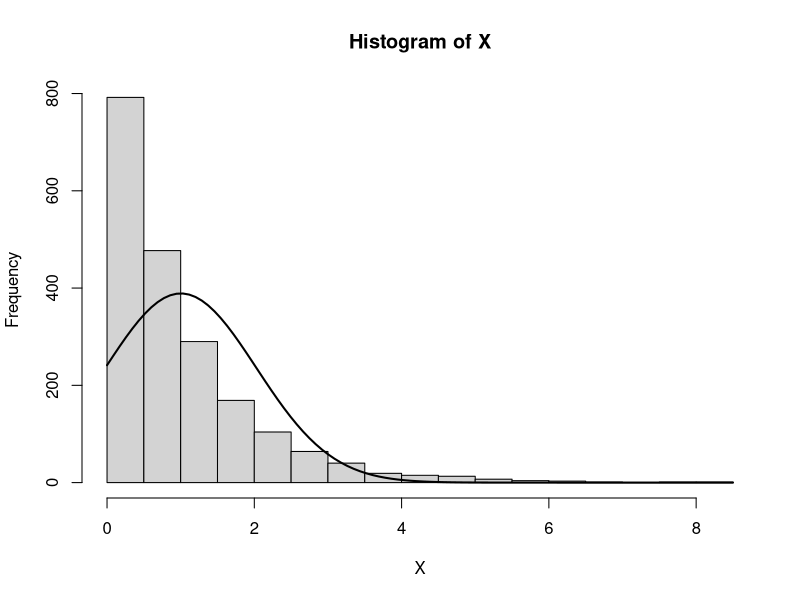
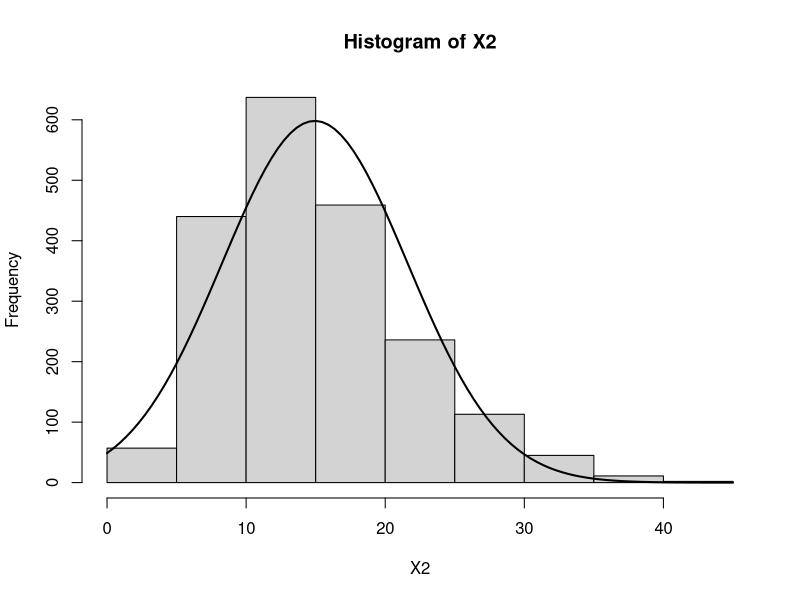

R code for these plots, in order:
num.samples <- 2000
U <- runif(num.samples)
lambda <- 1
X <- -log(1-U)/lambda #sample
h <- hist(X)
xlines <- seq (min(h$breaks), max(h$breaks), length.out = 100)
ylines <- dnorm(xlines, mean = mean(X), sd=sd(X))
ylines <- ylines * diff(h$mids[1:2]*length(X))
lines(xlines, ylines, lwd=2)
ks.test(X, "pexp")

X2 <- rgamma(num.samples, shape=5, scale = 3)
h2 <- hist(X2)
xlines <- seq (min(h2$breaks), max(h2$breaks), length.out = 100)
ylines <- dnorm(xlines, mean = mean(X2), sd=sd(X2))
ylines <- ylines * diff(h2$mids[1:2]*length(X2))
lines(xlines, ylines, lwd=2)
ks.test(X2, "gamma")